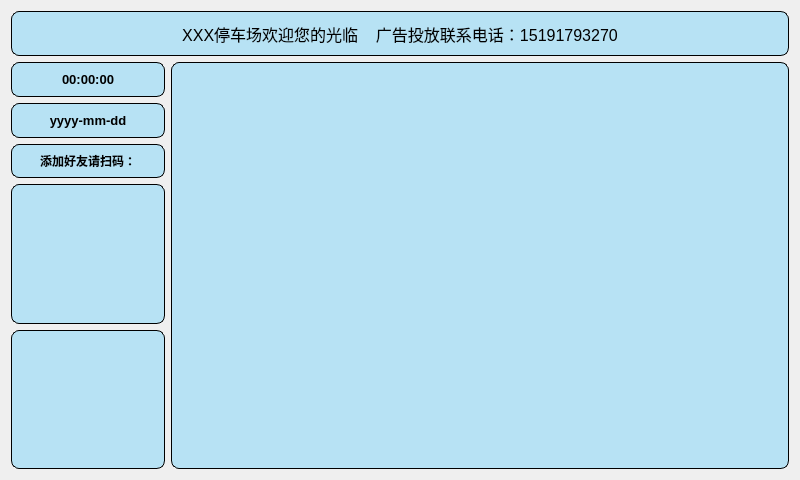
<?xml version="1.0" encoding="UTF-8"?>
<ui version="4.0">
 <class>Widget</class>
 <widget class="QWidget" name="Widget">
  <property name="geometry">
   <rect>
    <x>0</x>
    <y>0</y>
    <width>800</width>
    <height>480</height>
   </rect>
  </property>
  <property name="minimumSize">
   <size>
    <width>0</width>
    <height>0</height>
   </size>
  </property>
  <property name="maximumSize">
   <size>
    <width>16777215</width>
    <height>16777215</height>
   </size>
  </property>
  <property name="windowTitle">
   <string>Widget</string>
  </property>
  <property name="styleSheet">
   <string notr="true">QLabel{
	background-color: rgba(51, 194, 255,0.3);
	border:1px solid rgb(0, 0, 0);
	border-radius:8px;
}
QLabel#num{
	
	border-image: url(:/other/wei.jpg);
}</string>
  </property>
  <layout class="QGridLayout" name="gridLayout">
   <item row="0" column="0">
    <layout class="QVBoxLayout" name="verticalLayout_2" stretch="1,9">
     <item>
      <widget class="QLabel" name="title">
       <property name="font">
        <font>
         <pointsize>12</pointsize>
        </font>
       </property>
       <property name="text">
        <string>XXX停车场欢迎您的光临    广告投放联系电话：15191793270</string>
       </property>
       <property name="alignment">
        <set>Qt::AlignCenter</set>
       </property>
      </widget>
     </item>
     <item>
      <layout class="QHBoxLayout" name="horizontalLayout" stretch="1,4">
       <item>
        <layout class="QVBoxLayout" name="verticalLayout" stretch="1,1,1,4,4">
         <item>
          <widget class="QLabel" name="time">
           <property name="font">
            <font>
             <pointsize>10</pointsize>
             <weight>75</weight>
             <bold>true</bold>
            </font>
           </property>
           <property name="text">
            <string>00:00:00</string>
           </property>
           <property name="alignment">
            <set>Qt::AlignCenter</set>
           </property>
          </widget>
         </item>
         <item>
          <widget class="QLabel" name="data">
           <property name="font">
            <font>
             <pointsize>10</pointsize>
             <weight>75</weight>
             <bold>true</bold>
            </font>
           </property>
           <property name="text">
            <string>yyyy-mm-dd</string>
           </property>
           <property name="alignment">
            <set>Qt::AlignCenter</set>
           </property>
          </widget>
         </item>
         <item>
          <widget class="QLabel" name="weather">
           <property name="font">
            <font>
             <pointsize>9</pointsize>
             <weight>75</weight>
             <bold>true</bold>
            </font>
           </property>
           <property name="text">
            <string>添加好友请扫码：</string>
           </property>
           <property name="alignment">
            <set>Qt::AlignCenter</set>
           </property>
          </widget>
         </item>
         <item>
          <widget class="QLabel" name="num">
           <property name="font">
            <font>
             <pointsize>10</pointsize>
             <weight>75</weight>
             <bold>true</bold>
            </font>
           </property>
           <property name="text">
            <string/>
           </property>
           <property name="alignment">
            <set>Qt::AlignCenter</set>
           </property>
          </widget>
         </item>
         <item>
          <widget class="QLabel" name="other">
           <property name="sizePolicy">
            <sizepolicy hsizetype="Preferred" vsizetype="Expanding">
             <horstretch>0</horstretch>
             <verstretch>0</verstretch>
            </sizepolicy>
           </property>
           <property name="text">
            <string/>
           </property>
          </widget>
         </item>
        </layout>
       </item>
       <item>
        <widget class="QLabel" name="label">
         <property name="sizePolicy">
          <sizepolicy hsizetype="Preferred" vsizetype="Preferred">
           <horstretch>0</horstretch>
           <verstretch>0</verstretch>
          </sizepolicy>
         </property>
         <property name="maximumSize">
          <size>
           <width>16777215</width>
           <height>16777215</height>
          </size>
         </property>
         <property name="text">
          <string/>
         </property>
        </widget>
       </item>
      </layout>
     </item>
    </layout>
   </item>
  </layout>
 </widget>
 <resources/>
 <connections/>
</ui>
